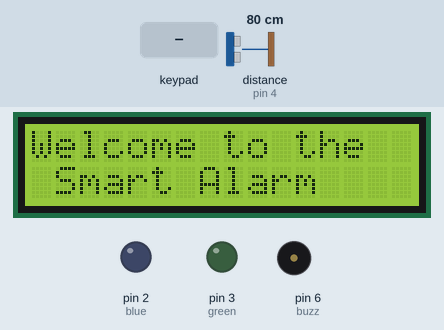
This sketch was run on a simulated Arduino Uno, built with avr-gcc and run on an emulated ATmega328P. Shown: 16×2 character LCD, output pins drawn as LEDs (lit = HIGH), buzzer (waves = sounding). Wiring (inferred from the names in the program): ultrasonic range finder: trigger pin 5; echo pin 4. The test bench sets the inputs (shaded band); at power-on: distance to the obstacle (sensor on pin 4) 80 cm. The echo pulse lasts 58.3 µs per cm; pins used as bus, display or sensor lines are not drawn; what the sketch prints to the serial monitor is not drawn.

Above: at 0.1 s.
9.9 s: distance to the obstacle (sensor on pin 4) set to 2 cm
At 10.2 s:
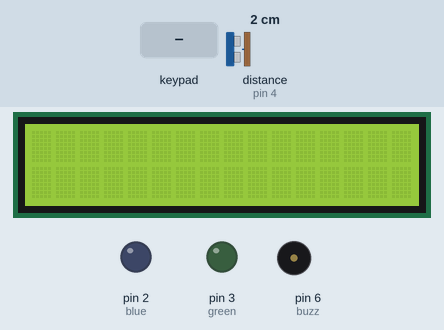
11.4 s: key '*' pressed
Timing chart, 0 to 12.8 s (numbered marks = the images above; inputs shaded):
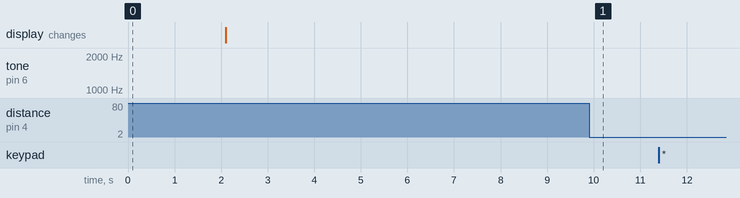

The sketch:

novo.ino
```cpp
#include <LiquidCrystal_I2C.h>
#include <Keypad.h>
#include <Wire.h>

// Keypad Setup
const byte ROWS = 4;
const byte COLS = 3;
char hexaKeys[ROWS][COLS] = {
  {'1', '2', '3'},
  {'4', '5', '6'},
  {'7', '8', '9'},
  {'*', '0', '#'}
};

// Digital
int red = 1, blue = 2, green = 3; // LED
int echo = 4, trig = 5; // Ping Sensor
int buzz = 6; // Buzzer
byte rowPins[ROWS] = {13, 12, 11, 10};
byte colPins[COLS] = {9, 8, 7};

// Analog
LiquidCrystal_I2C lcd(0x27,16,2); // LCD Screen
int lit = 2; // Motion Sensor

Keypad newpad = Keypad(makeKeymap(hexaKeys), rowPins, colPins, ROWS, COLS);

void setup() {
  Serial.begin(9600);
  pinMode(red,OUTPUT);
  pinMode(blue,OUTPUT);
  pinMode(green,OUTPUT);
  pinMode(buzz,OUTPUT);
  pinMode(echo,INPUT);
  pinMode(trig,OUTPUT);
  //pinMode(lit,INPUT);
  lcd.init();
  lcd.backlight();
  lcd.setCursor(0,0);
  lcd.print("Welcome to the");
  lcd.setCursor(0,1);
  lcd.print(" Smart Alarm");
  delay(2000);
  lcd.clear();

}

void loop() {
  //Keypad base
  char customKey = newpad.getKey();
  if(customKey) Serial.println(customKey);

   // if(customKey != '*'){
    //  lcd.print("Press * to Arm");
    //  lcd.setCursor(0,1);
    //  lcd.print("the Alarm");
     // delay(1500);
    //  lcd.clear();
     // delay(500);
    // }
  //Ping Sensor base
  int duration, distance;
  digitalWrite(trig,LOW);
  delayMicroseconds(2);
  digitalWrite(trig,HIGH);
  delayMicroseconds(10);
  digitalWrite(trig,LOW);
  duration = pulseIn(echo,HIGH);
  distance = (duration/2)/29.1;
   if(distance <= 10){
    //Buzzer base
    tone(buzz,1200);
    noTone(buzz);
    digitalWrite(red,HIGH);
   }else{
    digitalWrite(red,LOW);
   }

}
  //LCD Screen base
  //lcd.setCursor(0,0);
  //lcd.print("Ardiuino");

  //Keypad base
  //char customKey = customKeypad.getKey();
  //if(customKey) Serial.println(customKey);
```
